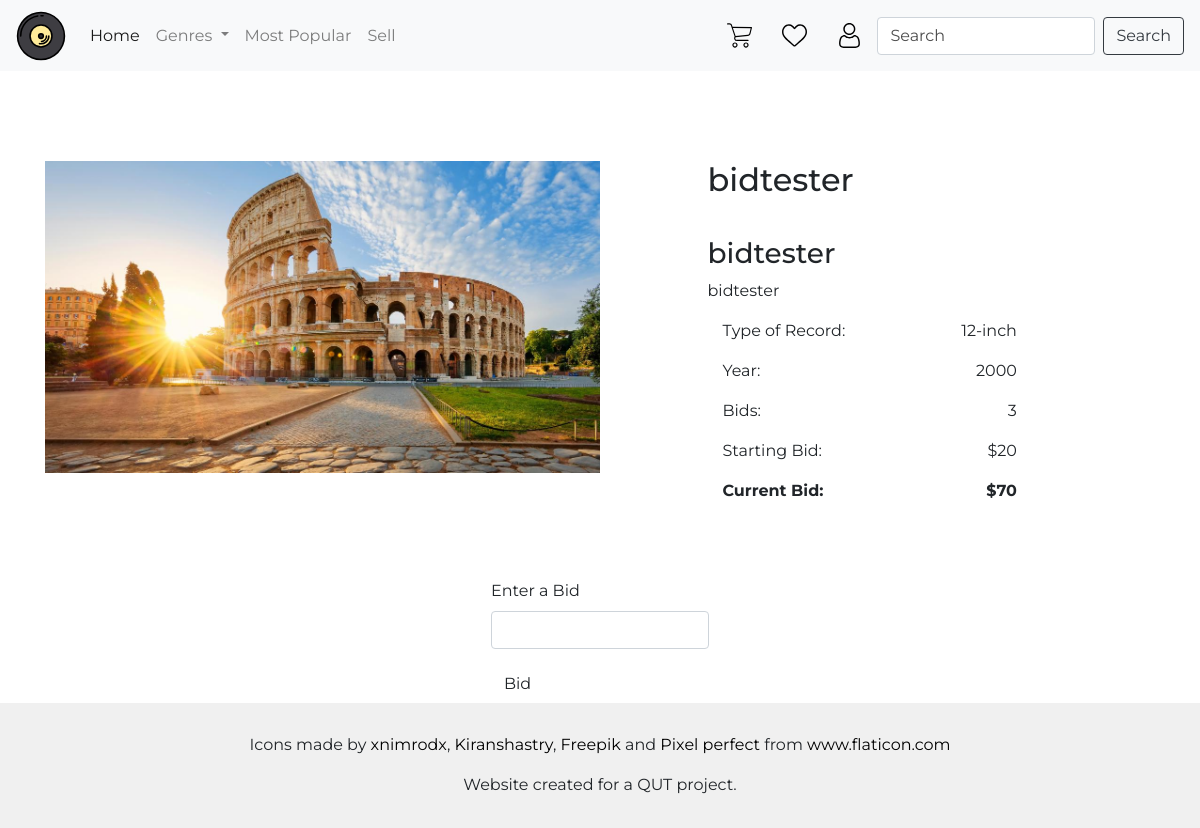
The app's page /item/26 with its own data.
### auction/models.py (models this page shows, shortened)
class Item(db.Model):
    __tablename__ = 'items'
    id = db.Column(db.Integer, primary_key=True)
    name = db.Column(db.String(100), index=True, nullable=False)
    description = db.Column(db.String(200), nullable=False)
    artist = db.Column(db.String(100), index=True, nullable=False)
    genre = db.Column(db.String(80), index=True, nullable=False)
    year = db.Column(db.Integer, nullable=False)
    designation = db.Column(db.String(80), nullable=False)
    image = db.Column(db.String(400), nullable=False)
    starting_value = db.Column(db.Integer, nullable=False)
    current_value = db.Column(db.Integer, nullable=False)
    bid_number = db.Column(db.Integer, nullable=True)
    status = db.Column(db.String(80), index=True, nullable=False)
    user_id = db.Column(db.Integer, db.ForeignKey('users.id'))
    date_posted = db.Column(db.String, nullable=False)
    watchlists = db.relationship('Watchlist', backref='items')
    bids = db.relationship('Bid', backref='items')

### auction/auth.py (the view)
@bp2.route("/<id>")
def show(id):
    form = BidForm()
    details = Item.query.filter_by(id=id).first()
    return render_template('created_item_details.html', details=details, form=form)

### auction/forms.py
class BidForm(FlaskForm):
    value = IntegerField("Enter a Bid", validators=[NumberRange(min=20), InputRequired
                                                    ("Please bid higher than the current bid")])
    submit = SubmitField("Bid")

### auction/templates/created_item_details.html (shortened to what this page needs)
{% extends 'base.html' %}
{% import "bootstrap/wtf.html" as wtf %}
{% block content %}
<div class="row def-padding space-between">
    <div class="col-lg-6 col-xs-12 top-btm-padding">
        <img class="img-fluid" src={{details.image}} alt="Record Image">
    </div>
    <div class="col-lg-5 col-xs-12 col-sm-12 col-md-12">
        <h2 class="top-btm-padding">{{details.name}}</h2>
        <h3>{{details.artist}}</h3>
        <p class="card-text">{{details.description}}</p>
        <div class="space-between col-lg-9 col-md-10 col-sm-12">
            <p>Type of Record: </p>
            <p>{{details.designation}}</p>
        </div>
        <div class="space-between col-lg-9 col-md-10 col-sm-12">
            <p>Year: </p>
            <p>{{details.year}}</p>
        </div>
        <div class="space-between col-lg-9 col-md-10 col-sm-12">
            <p>Bids: </p>
            <p>{{details.bid_number}}</p>
        </div>
        <div class="space-between col-lg-9 col-md-10 col-sm-12">
            <p>Starting Bid: </p>
            <p>${{details.starting_value}}</p>
        </div>
        <div class="space-between col-lg-9 col-md-10 col-sm-12 font-weight-bold">
            <p>Current Bid: </p>
            <p>${{details.current_value}}</p>
        </div>
    </div>
</div>
<div class="col-12 justify-center space-between">
    {{wtf.quick_form(form,
        "/item/{0}/bid".format(details.id))}}
</div>
{% endblock %}

### auction/static/styles/style.css (style rules this page uses)
* { font-family: Montserrat; }
.def-padding { padding: 60px; }
.top-btm-padding { padding: 30px 0 30px 0; }
.space-between { display: flex; justify-content: space-between; }
.justify-center { display: flex; justify-content: center; }
::placeholder { color: rgba(0,0,0,0.7) !important; opacity: 1; }

### records on screen
Item: image (picture), name "bidtester", artist "bidtester", description "bidtester", designation "12-inch", year "2000", bid_number "3", starting_value "20", current_value "70"
